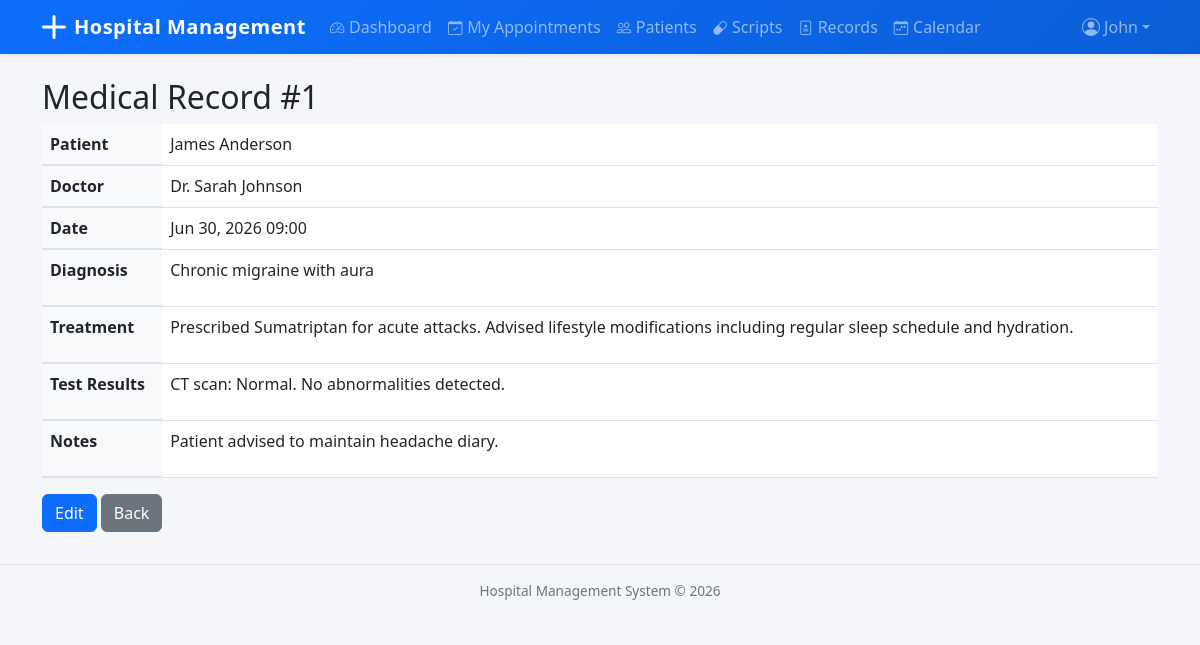
The page /records/records/1/ (signed in) on the database its author committed.
### accounts/models.py (models this page shows, shortened)
class User(AbstractUser):
    class Role(models.TextChoices):
        ADMIN = 'Admin', 'Admin'
        DOCTOR = 'Doctor', 'Doctor'
        RECEPTIONIST = 'Receptionist', 'Receptionist'
    role = models.CharField(max_length=20, choices=Role.choices, default=Role.RECEPTIONIST)
    phone_number = models.CharField(max_length=15, blank=True)

### records/models.py (models this page shows, shortened)
class MedicalRecord(models.Model):
    patient = models.ForeignKey(
        'patients.Patient', on_delete=models.CASCADE, related_name='medical_records'
    )
    doctor = models.ForeignKey(
        'doctors.Doctor', on_delete=models.SET_NULL, null=True, related_name='medical_records'
    )
    appointment = models.ForeignKey(
        'appointments.Appointment', on_delete=models.SET_NULL,
        null=True, blank=True, related_name='medical_records'
    )
    record_date = models.DateTimeField(auto_now_add=True)
    diagnosis = models.TextField()
    treatment = models.TextField(blank=True)
    test_results = models.TextField(blank=True)
    notes = models.TextField(blank=True)
    class Meta:
        ordering = ['-record_date']

### patients/models.py (models this page shows)
class Patient(models.Model):
    class Gender(models.TextChoices):
        MALE = 'Male', 'Male'
        FEMALE = 'Female', 'Female'
        OTHER = 'Other', 'Other'
    class BloodGroup(models.TextChoices):
        A_POS = 'A+', 'A+'
        A_NEG = 'A-', 'A-'
        B_POS = 'B+', 'B+'
        B_NEG = 'B-', 'B-'
        AB_POS = 'AB+', 'AB+'
        AB_NEG = 'AB-', 'AB-'
        O_POS = 'O+', 'O+'
        O_NEG = 'O-', 'O-'
    first_name = models.CharField(max_length=50)
    last_name = models.CharField(max_length=50)
    date_of_birth = models.DateField()
    gender = models.CharField(max_length=10, choices=Gender.choices)
    blood_group = models.CharField(max_length=5, choices=BloodGroup.choices, blank=True)
    phone_number = models.CharField(max_length=15)
    email = models.EmailField(blank=True)
    address = models.TextField(blank=True)
    emergency_contact_name = models.CharField(max_length=100, blank=True)
    emergency_contact_phone = models.CharField(max_length=15, blank=True)
    registered_date = models.DateTimeField(auto_now_add=True)
    class Meta:
        ordering = ['first_name', 'last_name']
    def __str__(self):
        return f"{self.first_name} {self.last_name}"

### doctors/models.py (models this page shows)
class Doctor(models.Model):
    user = models.OneToOneField(settings.AUTH_USER_MODEL, on_delete=models.CASCADE)
    department = models.ForeignKey(
        'departments.Department', on_delete=models.SET_NULL,
        null=True, blank=True, related_name='doctors'
    )
    specialization = models.CharField(max_length=100)
    qualification = models.CharField(max_length=200)
    experience_years = models.PositiveIntegerField(default=0)
    consultation_fee = models.DecimalField(max_digits=10, decimal_places=2, default=0)
    available_days = models.CharField(
        max_length=100,
        help_text="Comma-separated days (e.g., Monday,Tuesday,Wednesday)"
    )
    available_time_start = models.TimeField(null=True, blank=True)
    available_time_end = models.TimeField(null=True, blank=True)
    is_active = models.BooleanField(default=True)
    class Meta:
        ordering = ['id']
    def __str__(self):
        return f"Dr. {self.user.get_full_name() or self.user.username}"

### records/views.py (the view)
# urls.py: path('records/<int:pk>/', views.MedicalRecordDetailView.as_view(), name='medical_record_detail'),
class MedicalRecordDetailView(LoginRequiredMixin, DetailView):
    model = MedicalRecord
    template_name = 'records/medical_record_detail.html'
    context_object_name = 'medical_record'

### templates/records/medical_record_detail.html (shortened to what this page needs)
{% extends 'base.html' %}
{% block content %}
<h2>Medical Record #{{ medical_record.id }}</h2>
<table class="table">
    <tr><th>Patient</th><td>{{ medical_record.patient }}</td></tr>
    <tr><th>Doctor</th><td>{{ medical_record.doctor|default:"—" }}</td></tr>
    <tr><th>Date</th><td>{{ medical_record.record_date|date:"M d, Y H:i" }}</td></tr>
    <tr><th>Diagnosis</th><td>{{ medical_record.diagnosis|linebreaks }}</td></tr>
    {% if medical_record.treatment %}<tr><th>Treatment</th><td>{{ medical_record.treatment|linebreaks }}</td></tr>{% endif %}
    {% if medical_record.test_results %}<tr><th>Test Results</th><td>{{ medical_record.test_results|linebreaks }}</td></tr>{% endif %}
    {% if medical_record.notes %}<tr><th>Notes</th><td>{{ medical_record.notes|linebreaks }}</td></tr>{% endif %}
</table>
<div class="mt-3">
    <a href="{% url 'medical_record_update' medical_record.pk %}" class="btn btn-primary">Edit</a>
    <a href="{% url 'medical_record_list' %}" class="btn btn-secondary">Back</a>
</div>
{% endblock %}

### templates/base.html (shortened to what this page needs)
<!DOCTYPE html>
<html lang="en">
<head>
    <link href="https://cdn.jsdelivr.net/npm/bootstrap@5.3.0/dist/css/bootstrap.min.css" rel="stylesheet">
    <link rel="stylesheet" href="https://cdn.jsdelivr.net/npm/bootstrap-icons@1.11.3/font/bootstrap-icons.min.css">
</head>
<body>
    <nav class="navbar navbar-expand-lg navbar-dark bg-primary shadow-sm">
        <div class="container">
            <a class="navbar-brand d-flex align-items-center" href="{% url 'dashboard_redirect' %}">
                <svg xmlns="http://www.w3.org/2000/svg" width="24" height="24" fill="currentColor" class="me-2" viewBox="0 0 16 16">
                    <path d="M8 0a1 1 0 0 1 1 1v6h6a1 1 0 1 1 0 2H9v6a1 1 0 1 1-2 0V9H1a1 1 0 0 1 0-2h6V1a1 1 0 0 1 1-1z"/>
                </svg>
                <span class="d-none d-sm-inline">Hospital Management</span><span class="d-sm-none">HMS</span>
            </a>
            <div class="collapse navbar-collapse" id="navbarNav">
                {% if user.is_authenticated %}
                <ul class="navbar-nav me-auto">
                    {% if user.role == 'Admin' %}
                    <li class="nav-item"><a class="nav-link{% if request.resolver_match.url_name == 'admin_dashboard' %} active{% endif %}" href="{% url 'admin_dashboard' %}"><i class="bi bi-speedometer2 nav-icon"></i>Dashboard</a></li>
                    <li class="nav-item"><a class="nav-link{% if request.resolver_match.url_name == 'department_list' %} active{% endif %}" href="{% url 'department_list' %}"><i class="bi bi-building nav-icon"></i>Departments</a></li>
                    <li class="nav-item"><a class="nav-link{% if 'doctor' in request.resolver_match.url_name %} active{% endif %}" href="{% url 'doctor_list' %}"><i class="bi bi-person-badge nav-icon"></i>Doctors</a></li>
                    <li class="nav-item"><a class="nav-link{% if 'patient' in request.resolver_match.url_name %} active{% endif %}" href="{% url 'patient_list' %}"><i class="bi bi-people nav-icon"></i>Patients</a></li>
                    <li class="nav-item"><a class="nav-link{% if 'appointment' in request.resolver_match.url_name %} active{% endif %}" href="{% url 'appointment_list' %}"><i class="bi bi-calendar-check nav-icon"></i>Appointments</a></li>
                    <li class="nav-item"><a class="nav-link{% if 'prescription' in request.resolver_match.url_name %} active{% endif %}" href="{% url 'prescription_list' %}"><i class="bi bi-capsule nav-icon"></i>Prescriptions</a></li>
                    <li class="nav-item"><a class="nav-link{% if 'record' in request.resolver_match.url_name %} active{% endif %}" href="{% url 'medical_record_list' %}"><i class="bi bi-file-medical nav-icon"></i>Records</a></li>
                    <li class="nav-item"><a class="nav-link{% if 'report' in request.resolver_match.url_name %} active{% endif %}" href="{% url 'patient_report' %}"><i class="bi bi-graph-up nav-icon"></i>Reports</a></li>
                    <li class="nav-item"><a class="nav-link{% if 'calendar' in request.resolver_match.url_name %} active{% endif %}" href="{% url 'doctor_calendar' %}"><i class="bi bi-calendar-week nav-icon"></i>Calendar</a></li>
                    {% elif user.role == 'Doctor' %}
                    <li class="nav-item"><a class="nav-link{% if request.resolver_match.url_name == 'doctor_dashboard' %} active{% endif %}" href="{% url 'doctor_dashboard' %}"><i class="bi bi-speedometer2 nav-icon"></i>Dashboard</a></li>
                    <li class="nav-item"><a class="nav-link" href="{% url 'doctor_appointments' %}"><i class="bi bi-calendar-check nav-icon"></i>My Appointments</a></li>
                    <li class="nav-item"><a class="nav-link{% if 'patient' in request.resolver_match.url_name %} active{% endif %}" href="{% url 'patient_list' %}"><i class="bi bi-people nav-icon"></i>Patients</a></li>
                    <li class="nav-item"><a class="nav-link{% if request.resolver_match.url_name == 'doctor_prescriptions' %} active{% endif %}" href="{% url 'doctor_prescriptions' %}"><i class="bi bi-capsule nav-icon"></i>Scripts</a></li>
                    <li class="nav-item"><a class="nav-link" href="{% url 'doctor_medical_records' %}"><i class="bi bi-file-medical nav-icon"></i>Records</a></li>
                    <li class="nav-item"><a class="nav-link{% if 'calendar' in request.resolver_match.url_name %} active{% endif %}" href="{% url 'doctor_calendar' %}"><i class="bi bi-calendar-week nav-icon"></i>Calendar</a></li>
                    {% endif %}
                </ul>
                <ul class="navbar-nav">
                    <li class="nav-item dropdown">
                        <a class="nav-link dropdown-toggle d-flex align-items-center" href="#" role="button" data-bs-toggle="dropdown">
                            <span class="d-none d-md-inline">{{ user.get_short_name|default:user.username }}</span>
                        </a>
                    </li>
                </ul>
                {% endif %}
            </div>
        </div>
    </nav>
    <div class="container mt-4">
        {% block content %}{% endblock %}
    </div>
    <footer class="footer text-center">
        <div class="container">
            Hospital Management System &copy; {% now "Y" %}
        </div>
    </footer>
</body>
</html>

### templates/base.html (style rules this page uses)
body { background-color: #f4f6f9; }
.navbar { padding-top: 0; padding-bottom: 0; background: linear-gradient(135deg, #0d6efd 0%, #0b5ed7 100%); }
.navbar-brand { font-weight: 700; letter-spacing: 0.5px; padding-top: 0.75rem; padding-bottom: 0.75rem; }
.navbar .nav-link { padding-top: 0.75rem; padding-bottom: 0.75rem; position: relative; transition: background-color 0.15s; }
.table th { background-color: #f8f9fa; border-bottom-width: 2px; }
.footer { font-size: 0.85rem; color: #6c757d; border-top: 1px solid #dee2e6; padding: 1rem 0; margin-top: 2rem; }
.nav-icon { margin-right: 0.3rem; font-size: 0.9rem; }

### rows shown on the page
User: get_short_name "John"
MedicalRecord: id "1", patient "James Anderson", doctor "Dr. Sarah Johnson", record_date "Jun 30, 2026 09:00", diagnosis "Chronic migraine with aura", treatment "Prescribed Sumatriptan for acute attacks. Advised lifestyle modifications including regular sleep schedule and hydration.", test_results "CT scan: Normal. No abnormalities detected.", notes "Patient advised to maintain headache diary."
